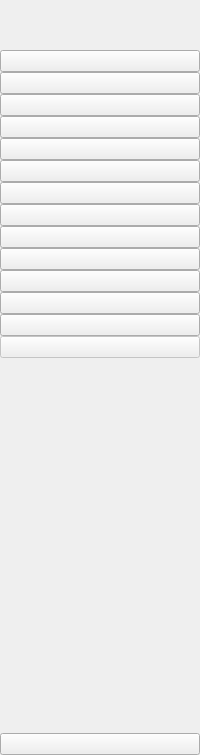
     <widget class="QWidget" name="icon_only_widget" native="true">
      <layout class="QVBoxLayout" name="verticalLayout_3">
       <property name="spacing">
        <number>0</number>
       </property>
       <property name="leftMargin">
        <number>0</number>
       </property>
       <property name="topMargin">
        <number>0</number>
       </property>
       <property name="rightMargin">
        <number>0</number>
       </property>
       <property name="bottomMargin">
        <number>0</number>
       </property>
       <item>
        <layout class="QHBoxLayout" name="horizontalLayout_3">
         <item>
          <widget class="QLabel" name="logo_label_1">
           <property name="minimumSize">
            <size>
             <width>50</width>
             <height>50</height>
            </size>
           </property>
           <property name="maximumSize">
            <size>
             <width>50</width>
             <height>50</height>
            </size>
           </property>
           <property name="text">
            <string/>
           </property>
           <property name="pixmap">
            <pixmap resource="resource.qrc">:/icon/icon/Logo.jpg</pixmap>
           </property>
           <property name="scaledContents">
            <bool>true</bool>
           </property>
          </widget>
         </item>
        </layout>
       </item>
       <item>
        <layout class="QVBoxLayout" name="verticalLayout">
         <property name="spacing">
          <number>0</number>
         </property>
         <item>
          <widget class="QPushButton" name="dashborad_btn_1">
           <property name="text">
            <string/>
           </property>
           <property name="icon">
            <iconset resource="resource.qrc">
             <normaloff>:/icon/icon/dashboard-5-32.ico</normaloff>
             <normalon>:/icon/icon/dashboard-5-48.ico</normalon>:/icon/icon/dashboard-5-32.ico</iconset>
           </property>
           <property name="iconSize">
            <size>
             <width>20</width>
             <height>20</height>
            </size>
           </property>
           <property name="checkable">
            <bool>true</bool>
           </property>
           <property name="autoExclusive">
            <bool>true</bool>
           </property>
          </widget>
         </item>
         <item>
          <widget class="QPushButton" name="orders_btn_1">
           <property name="enabled">
            <bool>true</bool>
           </property>
           <property name="text">
            <string/>
           </property>
           <property name="icon">
            <iconset resource="resource.qrc">
             <normaloff>:/icon/icon/activity-feed-32.ico</normaloff>
             <normalon>:/icon/icon/activity-feed-48.ico</normalon>:/icon/icon/activity-feed-32.ico</iconset>
           </property>
           <property name="iconSize">
            <size>
             <width>20</width>
             <height>20</height>
            </size>
           </property>
           <property name="checkable">
            <bool>true</bool>
           </property>
           <property name="autoExclusive">
            <bool>true</bool>
           </property>
          </widget>
         </item>
         <item>
          <widget class="QPushButton" name="products_btn_1">
           <property name="enabled">
            <bool>true</bool>
           </property>
           <property name="text">
            <string/>
           </property>
           <property name="icon">
            <iconset resource="resource.qrc">
             <normaloff>:/icon/icon/person_add_user.ico</normaloff>:/icon/icon/person_add_user.ico</iconset>
           </property>
           <property name="iconSize">
            <size>
             <width>20</width>
             <height>20</height>
            </size>
           </property>
           <property name="checkable">
            <bool>true</bool>
           </property>
           <property name="autoExclusive">
            <bool>true</bool>
           </property>
          </widget>
         </item>
         <item>
          <widget class="QPushButton" name="pushButton">
           <property name="text">
            <string/>
           </property>
           <property name="icon">
            <iconset resource="resource.qrc">
             <normaloff>:/icon/icon/person-badge-fill.svg</normaloff>:/icon/icon/person-badge-fill.svg</iconset>
           </property>
           <property name="iconSize">
            <size>
             <width>21</width>
             <height>21</height>
            </size>
           </property>
           <property name="checkable">
            <bool>true</bool>
           </property>
           <property name="autoExclusive">
            <bool>true</bool>
           </property>
          </widget>
         </item>
         <item>
          <widget class="QPushButton" name="cspam_btn_1">
           <property name="enabled">
            <bool>true</bool>
           </property>
           <property name="text">
            <string/>
           </property>
           <property name="icon">
            <iconset resource="resource.qrc">
             <normaloff>:/icon/icon/checkspam.svg</normaloff>:/icon/icon/checkspam.svg</iconset>
           </property>
           <property name="checkable">
            <bool>true</bool>
           </property>
           <property name="autoExclusive">
            <bool>true</bool>
           </property>
          </widget>
         </item>
         <item>
          <widget class="QPushButton" name="spam_mess_btn">
           <property name="enabled">
            <bool>true</bool>
           </property>
           <property name="text">
            <string/>
           </property>
           <property name="icon">
            <iconset resource="resource.qrc">
             <normaloff>:/icon/icon/send.png</normaloff>:/icon/icon/send.png</iconset>
           </property>
           <property name="checkable">
            <bool>true</bool>
           </property>
           <property name="autoExclusive">
            <bool>true</bool>
           </property>
          </widget>
         </item>
         <item>
          <widget class="QPushButton" name="btn_seeding">
           <property name="enabled">
            <bool>true</bool>
           </property>
           <property name="text">
            <string/>
           </property>
           <property name="icon">
            <iconset resource="resource.qrc">
             <normaloff>:/icon/icon/copy.ico</normaloff>:/icon/icon/copy.ico</iconset>
           </property>
           <property name="checkable">
            <bool>true</bool>
           </property>
           <property name="autoExclusive">
            <bool>true</bool>
           </property>
          </widget>
         </item>
         <item>
          <widget class="QPushButton" name="btn_joingroup_1">
           <property name="enabled">
            <bool>true</bool>
           </property>
           <property name="text">
            <string/>
           </property>
           <property name="icon">
            <iconset resource="resource.qrc">
             <normaloff>:/icon/icon/group.ico</normaloff>:/icon/icon/group.ico</iconset>
           </property>
           <property name="checkable">
            <bool>true</bool>
           </property>
           <property name="autoExclusive">
            <bool>true</bool>
           </property>
          </widget>
         </item>
         <item>
          <widget class="QPushButton" name="btn_leave1">
           <property name="enabled">
            <bool>true</bool>
           </property>
           <property name="text">
            <string/>
           </property>
           <property name="icon">
            <iconset resource="resource.qrc">
             <normaloff>:/icon/icon/logout_icon.ico</normaloff>:/icon/icon/logout_icon.ico</iconset>
           </property>
           <property name="checkable">
            <bool>true</bool>
           </property>
           <property name="autoExclusive">
            <bool>true</bool>
           </property>
          </widget>
         </item>
         <item>
          <widget class="QPushButton" name="btn_emoji">
           <property name="text">
            <string/>
           </property>
           <property name="icon">
            <iconset resource="resource.qrc">
             <normaloff>:/icon/icon/winking-face.ico</normaloff>:/icon/icon/winking-face.ico</iconset>
           </property>
           <property name="checkable">
            <bool>true</bool>
           </property>
           <property name="autoExclusive">
            <bool>true</bool>
           </property>
          </widget>
         </item>
         <item>
          <widget class="QPushButton" name="btn_view">
           <property name="text">
            <string/>
           </property>
           <property name="icon">
            <iconset resource="resource.qrc">
             <normaloff>:/icon/icon/view.ico</normaloff>:/icon/icon/view.ico</iconset>
           </property>
           <property name="checkable">
            <bool>true</bool>
           </property>
           <property name="autoExclusive">
            <bool>true</bool>
           </property>
          </widget>
         </item>
         <item>
          <widget class="QPushButton" name="btn_change_info">
           <property name="enabled">
            <bool>true</bool>
           </property>
           <property name="text">
            <string/>
           </property>
           <property name="icon">
            <iconset resource="resource.qrc">
             <normaloff>:/icon/icon/user-48.ico</normaloff>:/icon/icon/user-48.ico</iconset>
           </property>
           <property name="checkable">
            <bool>true</bool>
           </property>
           <property name="autoExclusive">
            <bool>true</bool>
           </property>
          </widget>
         </item>
         <item>
          <widget class="QPushButton" name="btn_checphone1">
           <property name="enabled">
            <bool>true</bool>
           </property>
           <property name="text">
            <string/>
           </property>
           <property name="icon">
            <iconset resource="resource.qrc">
             <normaloff>:/icon/icon/check.ico</normaloff>:/icon/icon/check.ico</iconset>
           </property>
           <property name="checkable">
            <bool>true</bool>
           </property>
           <property name="autoExclusive">
            <bool>true</bool>
           </property>
          </widget>
         </item>
         <item>
          <widget class="QPushButton" name="btn_callgroup1">
           <property name="enabled">
            <bool>false</bool>
           </property>
           <property name="text">
            <string/>
           </property>
           <property name="icon">
            <iconset resource="resource.qrc">
             <normaloff>:/icon/icon/call.ico</normaloff>:/icon/icon/call.ico</iconset>
           </property>
           <property name="checkable">
            <bool>true</bool>
           </property>
           <property name="autoExclusive">
            <bool>true</bool>
           </property>
          </widget>
         </item>
        </layout>
       </item>
       <item>
        <spacer name="verticalSpacer">
         <property name="orientation">
          <enum>Qt::Vertical</enum>
         </property>
         <property name="sizeHint" stdset="0">
          <size>
           <width>20</width>
           <height>375</height>
          </size>
         </property>
        </spacer>
       </item>
       <item>
        <widget class="QPushButton" name="exit_btn_1">
         <property name="text">
          <string/>
         </property>
         <property name="icon">
          <iconset resource="resource.qrc">
           <normaloff>:/icon/icon/close-window-64.ico</normaloff>:/icon/icon/close-window-64.ico</iconset>
         </property>
         <property name="iconSize">
          <size>
           <width>20</width>
           <height>20</height>
          </size>
         </property>
        </widget>
       </item>
      </layout>
     </widget>
